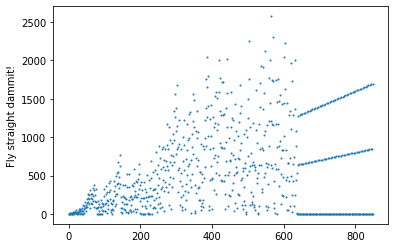

Write Python code to recreate this figure.
import matplotlib.pyplot as plt
import math
def FSD(l):
	n = list(range(l))
	plo = list(range(l))
	n[0]=1
	n[1]=1
	i=2
	while i < l:
		gc = int(math.gcd(int(n[i-1]),int(i)))
		if gc==1:
			n[i] = n[i-1]+i+1
		else:
			n[i] = n[i-1]//gc
		i+=1
	plt.scatter(plo, n, s=1)
	plt.ylabel('Fly straight dammit!')
	plt.show()

FSD(850)
